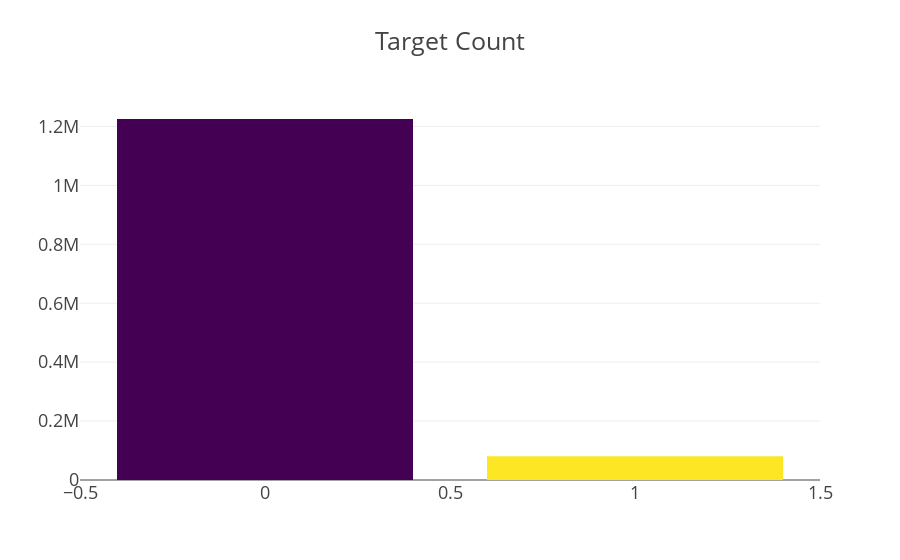

Notebook code cell kept with this figure:
### Code cell
## target count ##
cnt_target = train['target'].value_counts()
count = go.Bar(
    x=cnt_target.index,
    y=cnt_target.values,
    marker=dict(
        color=cnt_target.values,
        colorscale = 'Viridis',
        reversescale = True
    ),
)

layout = go.Layout(
    title='Target Count',
    font=dict(size=18))

data = [count]
fig = go.Figure(data=data, layout=layout)
py.iplot(fig, filename="TargetCount")

### Figure 1 — Plotly figure (JSON) as saved in the notebook; plotly's stock layout.template omitted (floating-point values rounded to 4 significant figures)
{"data": [{"marker": {"color": [1225312, 80810], "colorscale": "Viridis", "reversescale": true}, "type": "bar", "uid": "e18f04e7-4d65-47b5-af84-bfd69da84dc5", "x": [0, 1], "y": [1225312, 80810]}], "layout": {"font": {"size": 18}, "title": "Target Count"}}
